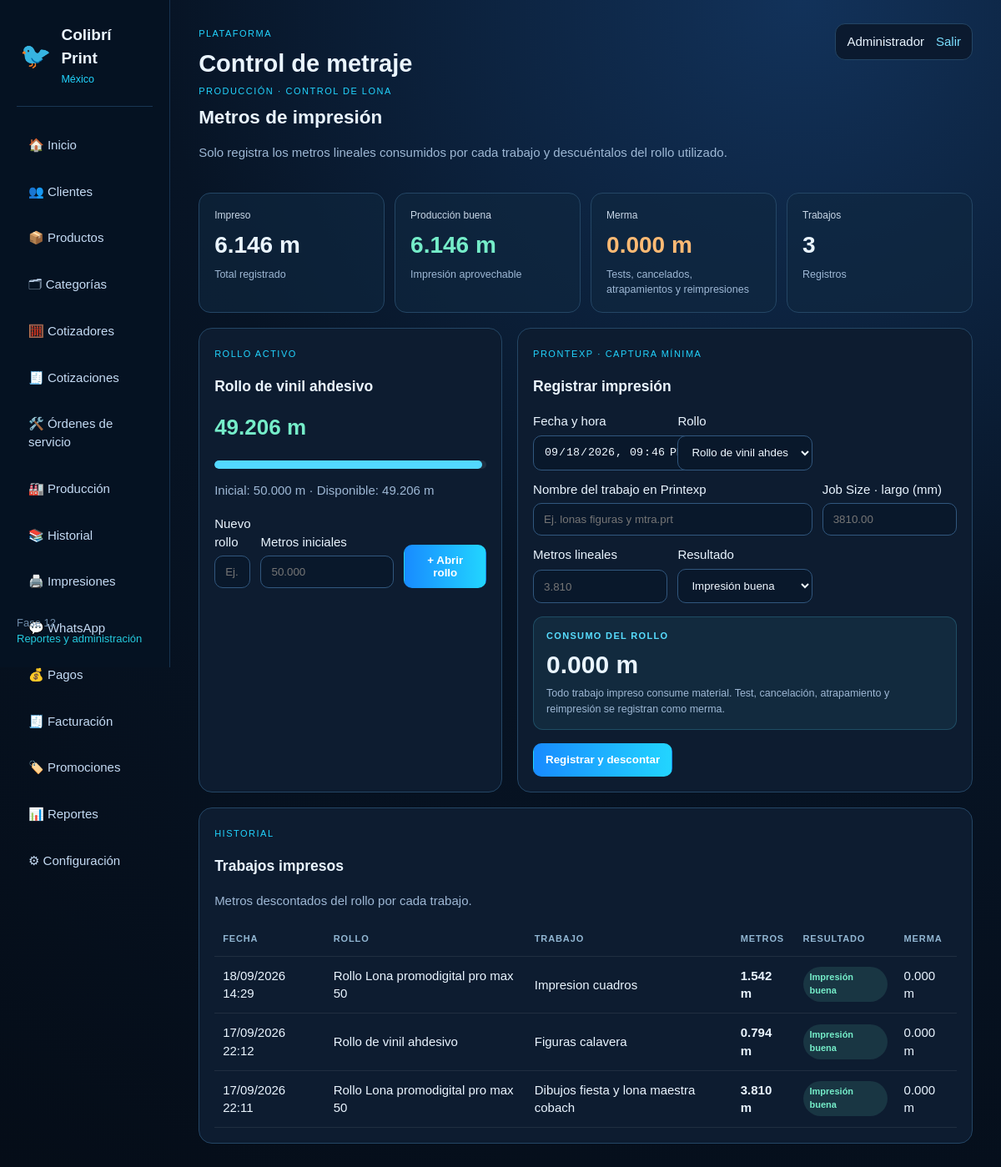
The app's page /admin/impresiones.php (signed in) with its own data.
### tables this page shows
CREATE TABLE `cp_print_rolls` (
  `id` bigint(20) UNSIGNED NOT NULL,
  `roll_name` varchar(120) NOT NULL,
  `initial_m` decimal(12,3) NOT NULL DEFAULT '0.000',
  `remaining_m` decimal(12,3) NOT NULL DEFAULT '0.000',
  `opened_at` datetime NOT NULL,
  `status` varchar(20) NOT NULL DEFAULT 'active',
  `created_by` int(10) UNSIGNED DEFAULT NULL,
  `created_at` datetime NOT NULL,
  `updated_at` datetime NOT NULL
);

CREATE TABLE `cp_print_meter_logs` (
  `id` bigint(20) UNSIGNED NOT NULL,
  `roll_id` bigint(20) UNSIGNED NOT NULL,
  `printed_at` datetime NOT NULL,
  `job_name` varchar(190) NOT NULL,
  `job_length_mm` decimal(12,2) NOT NULL DEFAULT '0.00',
  `linear_m` decimal(12,3) NOT NULL DEFAULT '0.000',
  `result_status` varchar(40) NOT NULL DEFAULT 'good',
  `waste_m` decimal(12,3) NOT NULL DEFAULT '0.000',
  `created_by` int(10) UNSIGNED DEFAULT NULL,
  `created_at` datetime NOT NULL
);

### config/runtime.php (called while the page is built, shortened)
<?php
$configFile = __DIR__ . '/config.php';
$config = require $configFile;
function app_config(?string $key = null) {
    global $config;
    $parts = explode('.', $key);
    $value = $config;
    foreach ($parts as $part) {
        $value = $value[$part];
    }
    return $value;
}
function db(): PDO {
    static $pdo = null;
    if ($pdo instanceof PDO) return $pdo;
    $dsn = 'mysql:host=' . app_config('db.host') . ';dbname=' . app_config('db.name') . ';charset=' . app_config('db.charset');
    $pdo = new PDO($dsn, (string) app_config('db.user'), (string) app_config('db.pass'), [
        PDO::ATTR_ERRMODE => PDO::ERRMODE_EXCEPTION,
        PDO::ATTR_DEFAULT_FETCH_MODE => PDO::FETCH_ASSOC,
        PDO::ATTR_EMULATE_PREPARES => false,
    ]);
    return $pdo;
}
function e(?string $value): string {
    return htmlspecialchars((string) $value, ENT_QUOTES, 'UTF-8');
}

### includes/impresiones.php (called while the page is built, shortened)
<?php
require_once __DIR__ . '/../config/runtime.php';
function print_meter_results(): array
{
    return [
        'good' => 'Impresión buena',
        'test' => 'Test de impresión',
        'cancelled' => 'Cancelada',
        'damaged_jam' => 'Dañada por atrapamiento',
        'reprint' => 'Reimpresión',
    ];
}
function print_meter_result_label(string $status): string
{
    $map = print_meter_results();
    return $map[$status] ?? 'Impresión buena';
}
function print_meter_active_rolls(): array
{
    return db()->query("SELECT id, roll_name, initial_m, remaining_m, opened_at, status FROM cp_print_rolls ORDER BY CASE WHEN status='active' THEN 0 WHEN status='empty' THEN 1 ELSE 2 END, id DESC")->fetchAll();
}
function print_meter_dashboard(): array
{
    $sql = "SELECT COUNT(*) jobs,
                   COALESCE(SUM(linear_m),0) printed_m,
                   COALESCE(SUM(waste_m),0) waste_m,
                   COALESCE(SUM(CASE WHEN result_status='good' THEN linear_m ELSE 0 END),0) good_m
            FROM cp_print_meter_logs";
    $row = db()->query($sql)->fetch() ?: [];
    return [
        'jobs' => (int)($row['jobs'] ?? 0),
        'printed_m' => (float)($row['printed_m'] ?? 0),
        'waste_m' => (float)($row['waste_m'] ?? 0),
        'good_m' => (float)($row['good_m'] ?? 0),
    ];
}
function print_meter_active_roll(): ?array
{
    $st = db()->query("SELECT id, roll_name, initial_m, remaining_m, opened_at, status FROM cp_print_rolls WHERE status='active' ORDER BY id DESC LIMIT 1");
    $row = $st->fetch();
    return $row ?: null;
}
function print_meter_rows(int $limit = 100): array
{
    $limit = max(1, min(500, $limit));
    $sql = "SELECT l.id,l.printed_at,l.job_name,l.job_length_mm,l.linear_m,l.result_status,l.waste_m,
                   r.roll_name
            FROM cp_print_meter_logs l
            INNER JOIN cp_print_rolls r ON r.id=l.roll_id
            ORDER BY l.id DESC LIMIT {$limit}";
    return db()->query($sql)->fetchAll();
}

### admin/impresiones.php (the view, shortened to what this page needs)
<?php
require_once __DIR__ . '/../config/runtime.php';
require_once __DIR__ . '/../includes/impresiones.php';
$error = null;
$rolls = [];
$metrics = ['jobs'=>0,'printed_m'=>0,'waste_m'=>0,'good_m'=>0];
$activeRoll = null;
$rows = [];
try {
    $rolls = print_meter_active_rolls();
    $metrics = print_meter_dashboard();
    $activeRoll = print_meter_active_roll();
    $rows = print_meter_rows();
} catch (Throwable $e) {
    $error = $error ?: 'No se pudo cargar el módulo de metraje. Verifica que la migración 017 esté instalada.';
}
require __DIR__ . '/../includes/header.php';
?>
<link rel="stylesheet" href="/assets/css/impresiones.css?v=20260918-metros1">
<div class="meter-toolbar">
  <div>
    <span class="eyebrow">PRODUCCIÓN · CONTROL DE LONA</span>
    <h2>Metros de impresión</h2>
    <p class="muted">Solo registra los metros lineales consumidos por cada trabajo y descuéntalos del rollo utilizado.</p>
  </div>
</div>
<div class="meter-kpis">
  <div class="meter-kpi"><span>Impreso</span><strong><?=number_format($metrics['printed_m'],3)?> m</strong><small>Total registrado</small></div>
  <div class="meter-kpi good"><span>Producción buena</span><strong><?=number_format($metrics['good_m'],3)?> m</strong><small>Impresión aprovechable</small></div>
  <div class="meter-kpi waste"><span>Merma</span><strong><?=number_format($metrics['waste_m'],3)?> m</strong><small>Tests, cancelados, atrapamientos y reimpresiones</small></div>
  <div class="meter-kpi"><span>Trabajos</span><strong><?=number_format($metrics['jobs'])?></strong><small>Registros</small></div>
</div>
<section class="meter-grid-top">
  <article class="card meter-roll-card">
    <div class="section-heading">
      <div><span class="eyebrow">ROLLO ACTIVO</span><h3><?=e($activeRoll['roll_name'] ?? 'No hay rollo activo')?></h3></div>
      <?php if ($activeRoll): ?><span class="meter-balance"><?=number_format((float)$activeRoll['remaining_m'],3)?> m</span><?php endif; ?>
    </div>
    <?php if ($activeRoll): ?>
      <div class="meter-progress"><span style="width:<?=max(0,min(100,((float)$activeRoll['remaining_m']/max(0.001,(float)$activeRoll['initial_m']))*100))?>%"></span></div>
      <p class="muted">Inicial: <?=number_format((float)$activeRoll['initial_m'],3)?> m · Disponible: <?=number_format((float)$activeRoll['remaining_m'],3)?> m</p>
    <?php else: ?>
      <p class="muted">Crea un rollo nuevo para comenzar a registrar impresiones.</p>
    <?php endif; ?>
    <form method="post" class="meter-roll-form">
      <div class="field"><label>Nuevo rollo</label><input name="roll_name" placeholder="Ej. Rollo Lona 1" required></div>
      <div class="field"><label>Metros iniciales</label><input type="number" step="0.001" min="0.001" name="initial_m" placeholder="50.000" required></div>
      <button class="btn btn-primary" type="submit">+ Abrir rollo</button>
    </form>
  </article>
  <article class="card meter-register-card">
    <div class="section-heading"><div><span class="eyebrow">PRONTEXP · CAPTURA MÍNIMA</span><h3>Registrar impresión</h3></div></div>
    <form method="post" class="meter-form" id="meterForm">
      <div class="meter-form-grid">
        <div class="field"><label>Fecha y hora</label><input type="datetime-local" name="printed_at" value="<?=e(date('Y-m-d\TH:i'))?>" required></div>
        <div class="field"><label>Rollo</label><select name="roll_id" required><option value="">Seleccionar rollo</option><?php foreach($rolls as $r): ?><option value="<?=((int)$r['id'])?>" <?=($activeRoll && (int)$activeRoll['id']===(int)$r['id'])?'selected':''?>><?=e($r['roll_name'])?> · <?=number_format((float)$r['remaining_m'],3)?> m disponibles</option><?php endforeach; ?></select></div>
        <div class="field field-wide"><label>Nombre del trabajo en Printexp</label><input name="job_name" placeholder="Ej. lonas figuras y mtra.prt" required></div>
        <div class="field"><label>Job Size · largo (mm)</label><input id="job_length_mm" type="number" step="0.01" min="0" name="job_length_mm" placeholder="3810.00"></div>
        <div class="field"><label>Metros lineales</label><input id="linear_m" type="number" step="0.001" min="0" name="linear_m" placeholder="3.810" required></div>
        <div class="field"><label>Resultado</label><select name="result_status" id="result_status"><?php foreach(print_meter_results() as $k=>$label): ?><option value="<?=e($k)?>"><?=e($label)?></option><?php endforeach; ?></select></div>
      </div>
      <div class="meter-preview"><span>Consumo del rollo</span><strong id="consumption_preview">0.000 m</strong><small>Todo trabajo impreso consume material. Test, cancelación, atrapamiento y reimpresión se registran como merma.</small></div>
      <button class="btn btn-primary" type="submit">Registrar y descontar</button>
    </form>
  </article>
</section>
<section class="card meter-history-card">
  <div class="section-heading"><div><span class="eyebrow">HISTORIAL</span><h3>Trabajos impresos</h3><p class="muted">Metros descontados del rollo por cada trabajo.</p></div></div>
  <div class="table-wrap"><table class="meter-table"><thead><tr><th>Fecha</th><th>Rollo</th><th>Trabajo</th><th>Metros</th><th>Resultado</th><th>Merma</th></tr></thead><tbody>
  <?php foreach($rows as $r): ?><tr><td><?=e(date('d/m/Y H:i',strtotime((string)$r['printed_at'])))?></td><td><?=e($r['roll_name'])?></td><td><?=e($r['job_name'])?></td><td><strong><?=number_format((float)$r['linear_m'],3)?> m</strong></td><td><span class="meter-status meter-status-<?=e((string)$r['result_status'])?>"><?=e(print_meter_result_label((string)$r['result_status']))?></span></td><td><?=number_format((float)$r['waste_m'],3)?> m</td></tr><?php endforeach; ?>
  </tbody></table></div>
</section>
<?php require __DIR__ . '/../includes/footer.php'; ?>

### assets/css/app.css (style rules this page uses)
:root { --bg:#071425;--panel:#0d1c30;--panel2:#11253e;--border:#244665;--text:#eaf5ff;--muted:#9eb8d5;--cyan:#22d5ff;--blue:#188bff;--green:#0dd6a0;--pink:#db36f5;--shadow:0 20px 50px #0006 }
* { box-sizing:border-box }
body { margin:0;background:radial-gradient(circle at 80% 0,#12325a 0,#071425 45%,#050d18 100%);color:var(--text);font:15px/1.45 Arial,sans-serif }
.eyebrow { font-size:11px;color:var(--cyan);letter-spacing:1.5px }
.card { background:var(--panel);border:1px solid var(--border);border-radius:16px;padding:18px }
.muted { color:var(--muted) }
.field { display:grid;gap:6px }
input,select { width:100%;padding:11px 12px;border-radius:10px;border:1px solid #31577e;background:#09182b;color:#eef7ff }
button,.btn { display:inline-block;border:0;border-radius:10px;padding:11px 15px;background:linear-gradient(90deg,var(--blue),var(--cyan));color:#fff;font-weight:700;text-decoration:none;cursor:pointer }
.btn { display:inline-flex;align-items:center;justify-content:center;gap:7px;min-height:40px;padding:10px 14px;border:1px solid transparent;border-radius:10px;background:linear-gradient(90deg,var(--blue),var(--cyan));color:#fff;font-weight:700;text-decoration:none;cursor:pointer;transition:transform .15s ease,filter .15s ease,background .15s ease }

### assets/css/impresiones.css (style rules this page uses)
.meter-toolbar { display:flex;justify-content:space-between;gap:20px;margin-bottom:22px }
.meter-toolbar h2 { margin:6px 0 }
.meter-kpis { display:grid;grid-template-columns:repeat(4,minmax(0,1fr));gap:12px;margin-bottom:18px }
.meter-kpi { padding:18px;border:1px solid var(--border);border-radius:14px;background:rgba(16,39,63,.62) }
.meter-kpi span { display:block;color:#c8d7e7;font-size:12px }
.meter-kpi strong { display:block;font-size:28px;margin-top:7px }
.meter-kpi small { display:block;color:var(--muted);margin-top:5px }
.meter-kpi.good strong { color:#75edc9 }
.meter-kpi.waste strong { color:#ffba74 }
.meter-grid-top { display:grid;grid-template-columns:minmax(320px,.8fr) minmax(420px,1.2fr);gap:18px;margin-bottom:18px }
.meter-roll-card,.meter-register-card,.meter-history-card { min-width:0 }
.meter-balance { font-size:26px;font-weight:800;color:#75edc9 }
.meter-progress { height:10px;border-radius:10px;background:rgba(255,255,255,.08);overflow:hidden;margin:20px 0 10px }
.meter-progress span { display:block;height:100%;background:#53d8ff;border-radius:10px }
.meter-roll-form,.meter-form-grid { display:grid;gap:12px }
.meter-roll-form { grid-template-columns:1fr 160px auto;align-items:end;margin-top:18px }
.meter-form-grid { grid-template-columns:repeat(3,minmax(0,1fr)) }
.field-wide { grid-column:span 2 }
.meter-preview { margin:16px 0;padding:15px;border-radius:12px;background:rgba(87,221,255,.07);border:1px solid rgba(87,221,255,.2) }
.meter-preview span { display:block;font-size:11px;letter-spacing:.12em;color:#57ddff;text-transform:uppercase;font-weight:800 }
.meter-preview strong { display:block;font-size:30px;margin-top:4px }
.meter-preview small { color:var(--muted);display:block;margin-top:4px }
.table-wrap { overflow:auto }
.meter-table { width:100%;border-collapse:collapse }
.meter-table th,.meter-table td { padding:12px 10px;border-bottom:1px solid rgba(255,255,255,.08);text-align:left }
.meter-table th { font-size:11px;letter-spacing:.08em;color:#92b7d3;text-transform:uppercase }
.meter-status { display:inline-flex;align-items:center;padding:5px 8px;border-radius:999px;font-size:11px;font-weight:800 }
.meter-status-good { background:rgba(117,237,201,.12);color:#75edc9 }

### records on screen
cp_print_rolls: roll_name "Rollo de vinil ahdesivo", remaining_m "49.206", initial_m "50.000"
cp_print_meter_logs: printed_at "18/09/2026 14:29", roll.roll_name "Rollo Lona promodigital pro max 50", job_name "Impresion cuadros", linear_m "1.542", result_status "Impresión buena", waste_m "0.000"
cp_print_meter_logs: printed_at "17/09/2026 22:12", roll.roll_name "Rollo de vinil ahdesivo", job_name "Figuras calavera", linear_m "0.794", result_status "Impresión buena", waste_m "0.000"
cp_print_meter_logs: printed_at "17/09/2026 22:11", roll.roll_name "Rollo Lona promodigital pro max 50", job_name "Dibujos fiesta y lona maestra cobach", linear_m "3.810", result_status "Impresión buena", waste_m "0.000"

### other values on screen
$title "Control de metraje"
$user['name'] "Administrador"
$metrics['printed_m'] "6.146"
$metrics['good_m'] "6.146"
$metrics['waste_m'] "0.000"
$metrics['jobs'] "3"
form field roll_id "Rollo de vinil ahdesivo · 49.206 m disponibles"
form field result_status "Impresión buena"
